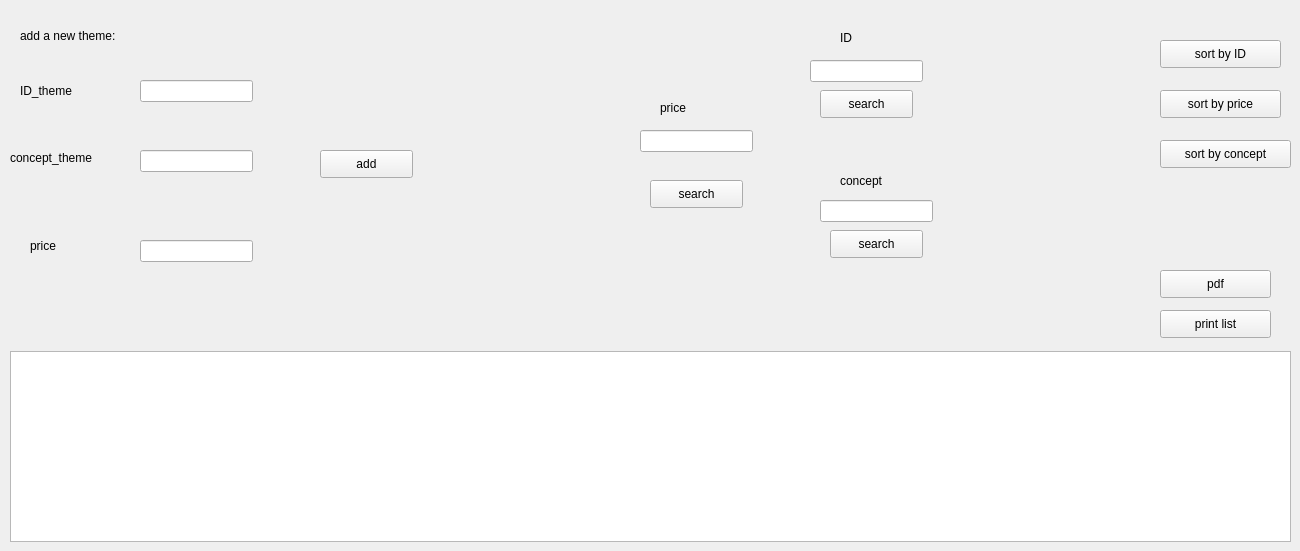
     <widget class="QWidget" name="tab_34">
      <attribute name="title">
       <string>add</string>
      </attribute>
      <widget class="QTableView" name="table_theme">
       <property name="geometry">
        <rect>
         <x>10</x>
         <y>351</y>
         <width>1281</width>
         <height>191</height>
        </rect>
       </property>
      </widget>
      <widget class="QLabel" name="label_85">
       <property name="geometry">
        <rect>
         <x>20</x>
         <y>20</y>
         <width>251</width>
         <height>31</height>
        </rect>
       </property>
       <property name="text">
        <string>add a new theme:</string>
       </property>
      </widget>
      <widget class="QLabel" name="label_86">
       <property name="geometry">
        <rect>
         <x>20</x>
         <y>70</y>
         <width>81</width>
         <height>41</height>
        </rect>
       </property>
       <property name="text">
        <string>ID_theme</string>
       </property>
      </widget>
      <widget class="QLabel" name="label_87">
       <property name="geometry">
        <rect>
         <x>10</x>
         <y>150</y>
         <width>121</width>
         <height>16</height>
        </rect>
       </property>
       <property name="text">
        <string>concept_theme</string>
       </property>
      </widget>
      <widget class="QLabel" name="label_88">
       <property name="geometry">
        <rect>
         <x>30</x>
         <y>230</y>
         <width>56</width>
         <height>31</height>
        </rect>
       </property>
       <property name="text">
        <string>price</string>
       </property>
      </widget>
      <widget class="QLineEdit" name="idtheme_add">
       <property name="geometry">
        <rect>
         <x>140</x>
         <y>80</y>
         <width>113</width>
         <height>22</height>
        </rect>
       </property>
      </widget>
      <widget class="QLineEdit" name="concepttheme_add">
       <property name="geometry">
        <rect>
         <x>140</x>
         <y>150</y>
         <width>113</width>
         <height>22</height>
        </rect>
       </property>
      </widget>
      <widget class="QLineEdit" name="pricetheme_add">
       <property name="geometry">
        <rect>
         <x>140</x>
         <y>240</y>
         <width>113</width>
         <height>22</height>
        </rect>
       </property>
      </widget>
      <widget class="QPushButton" name="sortid_theme">
       <property name="geometry">
        <rect>
         <x>1160</x>
         <y>40</y>
         <width>121</width>
         <height>28</height>
        </rect>
       </property>
       <property name="text">
        <string>sort by ID</string>
       </property>
      </widget>
      <widget class="QPushButton" name="sortprice_theme">
       <property name="geometry">
        <rect>
         <x>1160</x>
         <y>90</y>
         <width>121</width>
         <height>28</height>
        </rect>
       </property>
       <property name="text">
        <string>sort by price</string>
       </property>
      </widget>
      <widget class="QPushButton" name="sortconcept_theme">
       <property name="geometry">
        <rect>
         <x>1160</x>
         <y>140</y>
         <width>131</width>
         <height>28</height>
        </rect>
       </property>
       <property name="text">
        <string>sort by concept</string>
       </property>
      </widget>
      <widget class="QPushButton" name="searchid_theme_2">
       <property name="geometry">
        <rect>
         <x>820</x>
         <y>90</y>
         <width>93</width>
         <height>28</height>
        </rect>
       </property>
       <property name="text">
        <string>search</string>
       </property>
      </widget>
      <widget class="QPushButton" name="searchprice_theme_2">
       <property name="geometry">
        <rect>
         <x>650</x>
         <y>180</y>
         <width>93</width>
         <height>28</height>
        </rect>
       </property>
       <property name="text">
        <string>search</string>
       </property>
      </widget>
      <widget class="QPushButton" name="searchconcept_theme_2">
       <property name="geometry">
        <rect>
         <x>830</x>
         <y>230</y>
         <width>93</width>
         <height>28</height>
        </rect>
       </property>
       <property name="text">
        <string>search</string>
       </property>
      </widget>
      <widget class="QLineEdit" name="searchprice_theme">
       <property name="geometry">
        <rect>
         <x>640</x>
         <y>130</y>
         <width>113</width>
         <height>22</height>
        </rect>
       </property>
      </widget>
      <widget class="QLineEdit" name="searchid_theme">
       <property name="geometry">
        <rect>
         <x>810</x>
         <y>60</y>
         <width>113</width>
         <height>22</height>
        </rect>
       </property>
      </widget>
      <widget class="QLineEdit" name="searchconcept_theme">
       <property name="geometry">
        <rect>
         <x>820</x>
         <y>200</y>
         <width>113</width>
         <height>22</height>
        </rect>
       </property>
      </widget>
      <widget class="QLabel" name="label_91">
       <property name="geometry">
        <rect>
         <x>660</x>
         <y>100</y>
         <width>56</width>
         <height>16</height>
        </rect>
       </property>
       <property name="text">
        <string>price</string>
       </property>
      </widget>
      <widget class="QLabel" name="label_92">
       <property name="geometry">
        <rect>
         <x>840</x>
         <y>170</y>
         <width>91</width>
         <height>21</height>
        </rect>
       </property>
       <property name="text">
        <string>concept</string>
       </property>
      </widget>
      <widget class="QLabel" name="label_93">
       <property name="geometry">
        <rect>
         <x>840</x>
         <y>30</y>
         <width>56</width>
         <height>16</height>
        </rect>
       </property>
       <property name="text">
        <string>ID</string>
       </property>
      </widget>
      <widget class="QPushButton" name="pdf_theme">
       <property name="geometry">
        <rect>
         <x>1160</x>
         <y>270</y>
         <width>111</width>
         <height>28</height>
        </rect>
       </property>
       <property name="text">
        <string>pdf</string>
       </property>
      </widget>
      <widget class="QPushButton" name="print_theme">
       <property name="geometry">
        <rect>
         <x>1160</x>
         <y>310</y>
         <width>111</width>
         <height>28</height>
        </rect>
       </property>
       <property name="text">
        <string>print list</string>
       </property>
      </widget>
      <widget class="QPushButton" name="add_theme">
       <property name="geometry">
        <rect>
         <x>320</x>
         <y>150</y>
         <width>93</width>
         <height>28</height>
        </rect>
       </property>
       <property name="text">
        <string>add</string>
       </property>
      </widget>
     </widget>
